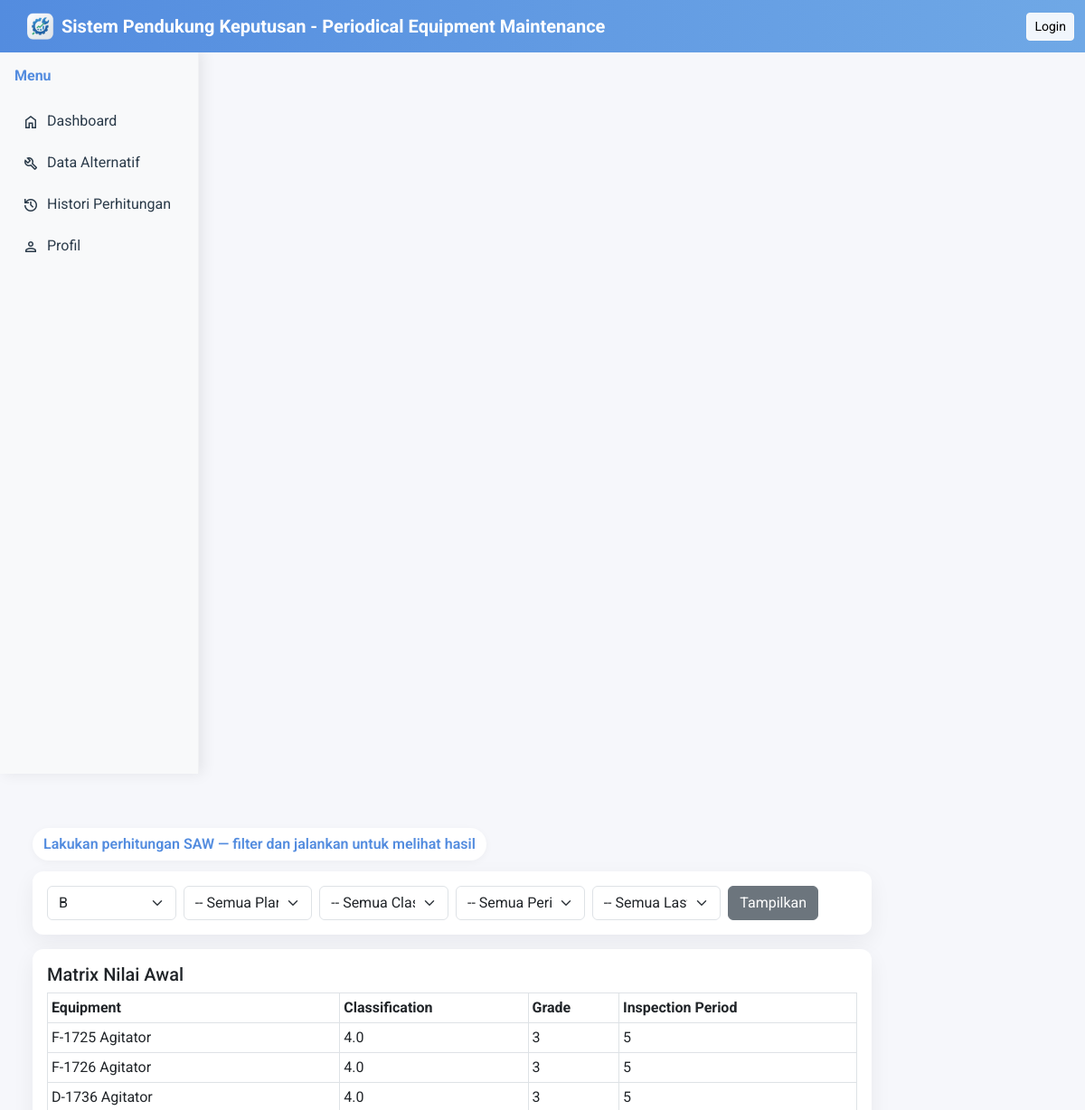
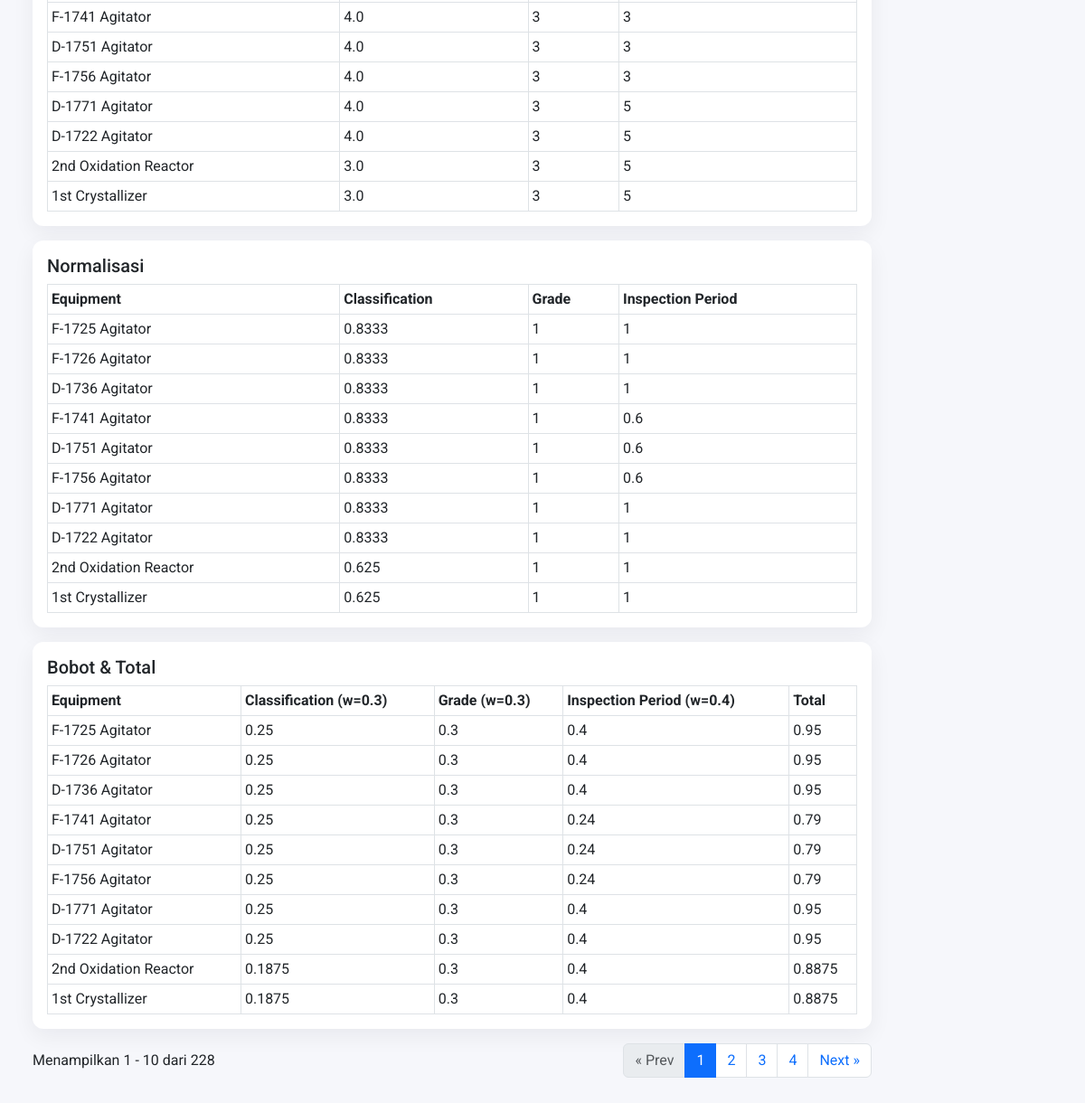
Page /pages/data_perhitungan.php?id_grade=8 on the committed database (2 pictures, top to bottom).
### tables this page shows
CREATE TABLE `criteria_weight` (
  `id_criteria` int(11) NOT NULL,
  `criteria_name` varchar(50) NOT NULL,
  `weight` float NOT NULL,
  `type` enum('benefit','cost') NOT NULL
);

### pages/data_perhitungan.php (the view, shortened to what this page needs)
<?php
include('../config/db.php');
include('../includes/header.php');
include('../includes/sidebar.php');
?>
<div class="container mt-4">
<span class="welcome-pill">Lakukan perhitungan SAW — filter dan jalankan untuk melihat hasil</span>
<?php
$grade = $koneksi->query("SELECT * FROM grade");
$f_grade = $_GET['id_grade'] ?? '';
$f_plant = $_GET['id_plant'] ?? '';
$f_classification = $_GET['id_classification'] ?? '';
$f_period = $_GET['id_inspection_period'] ?? '';
$f_last = $_GET['id_last_inspection'] ?? '';
$hasFilter = ($f_grade !== '' || $f_plant !== '' || $f_classification !== '' || $f_period !== '' || $f_last !== '');
?>
<div class="card mb-3 simple-card">
  <div class="card-body">
    <form method="get" class="row g-2 mb-0">
  <div class="col-md-2">
    <select name="id_grade" class="form-select">
      <?php foreach($grade as $g) { $sel = ($f_grade== $g['id_grade'])? 'selected':''; echo "<option value='{$g['id_grade']}' $sel>{$g['grade_name']}</option>"; } ?>
    </select>
  </div>
  <div class="col-md-2">
    <select name="id_plant" class="form-select">
      <option value="">-- Semua Plant --</option>
    </select>
  </div>
  <div class="col-md-2">
    <select name="id_classification" class="form-select">
      <option value="">-- Semua Classification --</option>
    </select>
  </div>
  <div class="col-md-2">
    <select name="id_inspection_period" class="form-select">
      <option value="">-- Semua Period --</option>
    </select>
  </div>
  <div class="col-md-2">
    <select name="id_last_inspection" class="form-select">
      <option value="">-- Semua Last Inspection --</option>
    </select>
  </div>
  <div class="col-md-2">
    <button class="btn btn-secondary">Tampilkan</button>
  </div>
    </form>
  </div>
</div>
<?php
  $whereClauses = [];
if($f_grade) $whereClauses[] = "e.id_grade=".(int)$f_grade;
$whereSql = count($whereClauses)? 'WHERE '.implode(' AND ', $whereClauses):'';
  if ($hasFilter) {
  $q = $koneksi->query("SELECT
    e.id_equipment,
    e.equipment_name,
    g.grade_point,
    c.classification_point,
    ip.period_point
  FROM equipment e
  LEFT JOIN grade g ON e.id_grade = g.id_grade
  LEFT JOIN classification c ON e.id_classification = c.id_classification
  LEFT JOIN inspection_period ip ON e.id_inspection_period = ip.id_inspection_period
  $whereSql");
$items = [];
while($r = $q->fetch_assoc()) $items[] = $r;
$kq = $koneksi->query("SELECT * FROM criteria_weight ORDER BY id_criteria");
$criteria = [];
while($k = $kq->fetch_assoc()) $criteria[$k['criteria_name']] = $k;
$matrix = [];
foreach($items as $it){
  $id = $it['id_equipment'];
  $matrix[$id]['name'] = $it['equipment_name'];
  foreach($criteria as $key=>$meta){
    switch (strtolower($key)) {
      case 'grade': $matrix[$id]['raw'][$key] = $it['grade_point']; break;
      case 'classification': $matrix[$id]['raw'][$key] = $it['classification_point']; break;
      case 'inspection period':
      case 'period': $matrix[$id]['raw'][$key] = $it['period_point']; break;
    }
  }
}
$normalized = [];
foreach($criteria as $key=>$meta){
  $vals = [];
  foreach ($matrix as $row) {
    $vals[] = $row['raw'][$key] ?? 0;
  }
  $max = count($vals) ? max($vals) : 0;
  $min = count($vals) ? min($vals) : 0;
  foreach($matrix as $id=>$row){
    $x = $row['raw'][$key];
    if ($meta['type'] == 'benefit') {
      $r = ($max > 0) ? ($x / $max) : 0;
    } else {
      $r = ($x > 0) ? ($min / $x) : 0;
    }
    $normalized[$id][$key] = $r;
  }
}
$results = [];
foreach($matrix as $id=>$row){
  $total = 0;
  foreach($criteria as $key=>$meta){
    $w = (float)$meta['weight'];
    $r = $normalized[$id][$key] ?? 0;
    $weighted = $r * $w;
    $results[$id]['weights'][$key] = $weighted;
    $total += $weighted;
  }
  $results[$id]['total'] = $total;
  $results[$id]['name'] = $row['name'];
}
$perPage = 10;
$page = isset($_GET['page']) ? max(1, intval($_GET['page'])) : 1;
$offset = ($page - 1) * $perPage;
$ids = array_keys($matrix);
$totalItems = count($ids);
$totalPages = $totalItems > 0 ? ceil($totalItems / $perPage) : 1;
$paged_ids = array_slice($ids, $offset, $perPage);
$baseParams = [];
if($f_grade) $baseParams['id_grade'] = $f_grade;
$baseUrl = 'data_perhitungan.php';
if (!empty($baseParams)) $baseUrl .= '?' . http_build_query($baseParams) . '&'; else $baseUrl .= '?';
echo "<div class='card mb-3 simple-card'><div class='card-body'><h5 class='card-title'>Matrix Nilai Awal</h5>";
echo "<div class='table-responsive'><table class='table table-bordered table-sm mb-0'><thead><tr><th>Equipment</th>";
foreach($criteria as $k=>$m) echo "<th>{$m['criteria_name']}</th>";
echo "</tr></thead><tbody>";
foreach($paged_ids as $id){
  $row = $matrix[$id];
  echo "<tr><td>{$row['name']}</td>";
  foreach($criteria as $k=>$m) echo "<td>{$row['raw'][$k]}</td>";
  echo "</tr>";
}
echo "</tbody></table></div></div></div>";
echo "<div class='card mb-3 simple-card'><div class='card-body'><h5 class='card-title'>Normalisasi</h5>";
echo "<div class='table-responsive'><table class='table table-bordered table-sm mb-0'><thead><tr><th>Equipment</th>";
foreach($criteria as $k=>$m) echo "<th>{$m['criteria_name']}</th>";
echo "</tr></thead><tbody>";
foreach($paged_ids as $id){
  $vals = $normalized[$id];
  echo "<tr><td>{$matrix[$id]['name']}</td>";
  foreach($criteria as $k=>$m) echo "<td>".round($vals[$k],4)."</td>";
  echo "</tr>";
}
echo "</tbody></table></div></div></div>";
echo "<div class='card mb-3 simple-card'><div class='card-body'><h5 class='card-title'>Bobot & Total</h5>";
echo "<div class='table-responsive'><table class='table table-bordered table-sm mb-0'><thead><tr><th>Equipment</th>";
foreach($criteria as $k=>$m) echo "<th>{$m['criteria_name']} (w={$m['weight']})</th>";
echo "<th>Total</th></tr></thead><tbody>";
foreach($paged_ids as $id){
  $res = $results[$id];
  echo "<tr><td>{$res['name']}</td>";
  foreach($criteria as $k=>$m) echo "<td>".round($res['weights'][$k],4)."</td>";
  echo "<td>".round($res['total'],4)."</td></tr>";
}
echo "</tbody></table></div></div></div>";
if ($totalPages > 1) {
  echo "<div class='d-flex align-items-center justify-content-between mb-4'>";
  echo "<div>Menampilkan " . ($totalItems ? ($offset+1) : 0) . " - " . min($offset + $perPage, $totalItems) . " dari $totalItems</div>";
  echo "<nav aria-label='Pagination'><ul class='pagination mb-0'>";
  $prevClass = ($page <= 1) ? 'disabled' : '';
  $prevHref = ($page > 1) ? $baseUrl . 'page=' . ($page - 1) : '#';
  echo "<li class='page-item $prevClass'><a class='page-link' href='$prevHref'>&laquo; Prev</a></li>";
  $start = max(1, $page - 3);
  $end = min($totalPages, $page + 3);
  for ($i = $start; $i <= $end; $i++) {
    $active = ($i == $page) ? 'active' : '';
    $href = $baseUrl . 'page=' . $i;
    echo "<li class='page-item $active'><a class='page-link' href='$href'>$i</a></li>";
  }
  $nextClass = ($page >= $totalPages) ? 'disabled' : '';
  $nextHref = ($page < $totalPages) ? $baseUrl . 'page=' . ($page + 1) : '#';
  echo "<li class='page-item $nextClass'><a class='page-link' href='$nextHref'>Next &raquo;</a></li>";
  echo "</ul></nav></div>";
}
    } else {
    echo "<div class='card simple-card'><div class='card-body'><div class='alert alert-info mb-0'>Silakan pilih minimal satu filter dan tekan \"Tampilkan\" untuk melihat data tabel.</div></div></div>";
  }
?>
</div>
<?php include('../includes/footer.php'); ?>

### style.css (style rules this page uses)
body, input, button, select, textarea, .nav, .sidebar, .card, .page-content, .navbar, .btn { font-family: 'Roboto', sans-serif !important; }
.card { word-wrap: break-word; }
:root { --accent-1: #538CDF; --accent-2: #34a0ff; --card-bg: #ffffff; --muted: #6c757d; }
.welcome-pill { display: block; max-width: 860px; margin: 12px auto; padding: 12px 18px; border-radius: 14px; background: linear-gradient(180deg, rgba(83, 140, 223, 0.12), rgba(83, 140, 223, 0.06)); color: var(--accent-1); font-weight: 600; text-align: center; box-shadow: 0 8px 20px rgba(83, 140, 223, 0.08) }
.card, .dash-card { border: none; border-radius: 14px; box-shadow: 0 8px 20px rgba(17, 24, 39, 0.06); transition: transform .18s ease, box-shadow .18s ease }
.simple-card { border-radius:12px; box-shadow:0 8px 24px rgba(16,24,40,0.04); }

### includes/header.php (style rules this page uses)
body { padding-top: 56px; font-family: 'Roboto', sans-serif; background: #f6f7fb; }
.simple-card, .profile-card { border-radius: 12px; box-shadow: 0 8px 24px rgba(16,24,40,0.06); }
.welcome-pill { display:inline-block; padding:6px 12px; background:#fff; border-radius:999px; box-shadow:0 2px 8px rgba(0,0,0,0.04); margin-bottom:12px; }

### rows in the picture
criteria_weight: criteria_name "Classification", raw "4.0", raw "3.0", k "0.8333", k "0.625", weight "0.3", weights "0.25", weights "0.1875"
criteria_weight: criteria_name "Grade", raw "3", k "1", weight "0.3", weights "0.3"
criteria_weight: criteria_name "Inspection Period", raw "5", raw "3", k "1", k "0.6", weight "0.4", weights "0.4", weights "0.24"

### other values in the picture
$row['name'] "F-1725 Agitator"
$row['name'] "F-1726 Agitator"
$row['name'] "D-1736 Agitator"
$row['name'] "F-1741 Agitator"
$row['name'] "D-1751 Agitator"
$row['name'] "F-1756 Agitator"
$row['name'] "D-1771 Agitator"
$row['name'] "D-1722 Agitator"
$row['name'] "2nd Oxidation Reactor"
$row['name'] "1st Crystallizer"
$matrix[$id]['name'] "F-1725 Agitator"
$matrix[$id]['name'] "F-1726 Agitator"
$matrix[$id]['name'] "D-1736 Agitator"
$matrix[$id]['name'] "F-1741 Agitator"
$matrix[$id]['name'] "D-1751 Agitator"
